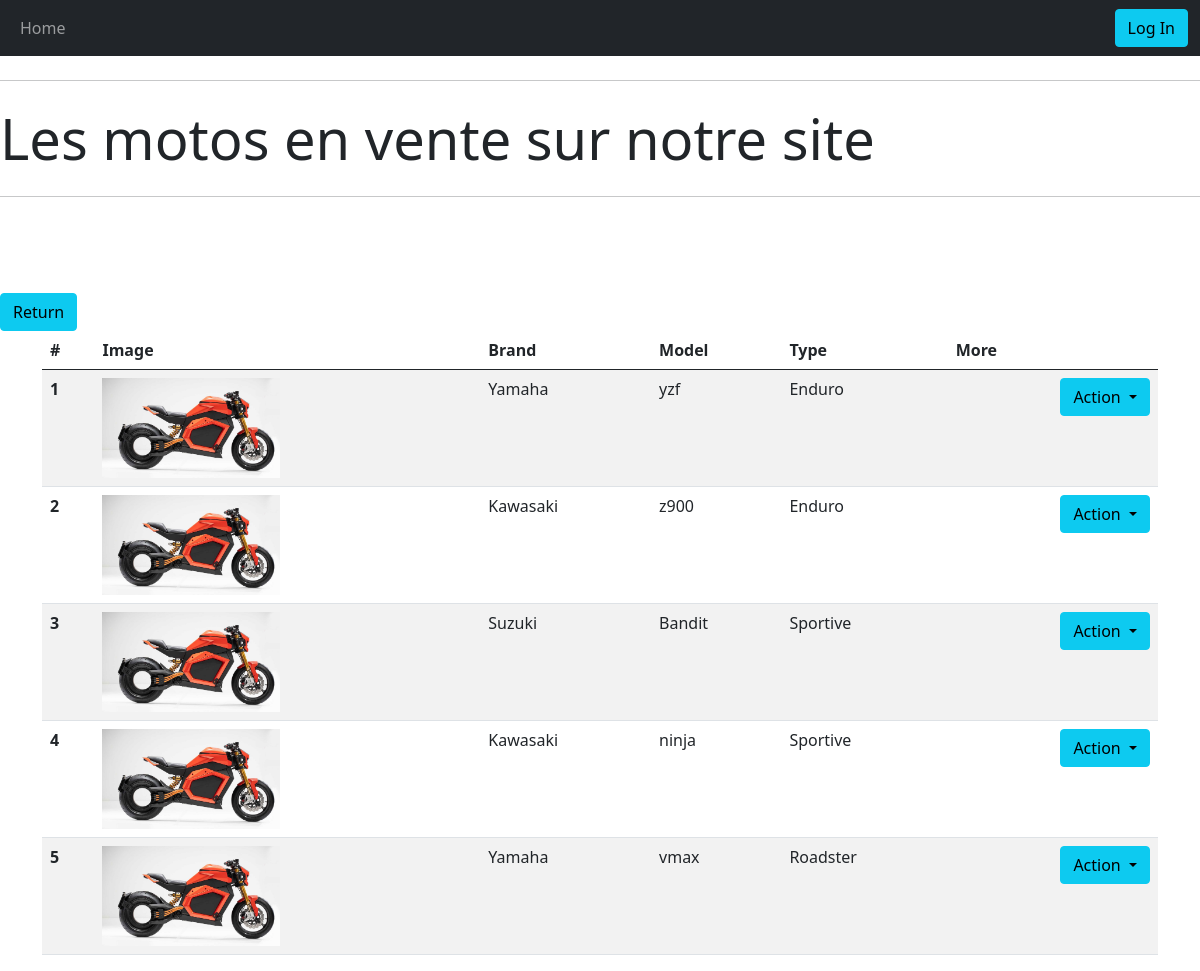
Screenshot of /index.php?controller=MotoController&action=orderByType with the database file from the repository.
### tables this page shows
CREATE TABLE IF NOT EXISTS `moto` (
  `id` int(11) NOT NULL AUTO_INCREMENT,
  `brand` varchar(255) NOT NULL,
  `model` varchar(255) NOT NULL,
  `type` int(11) NOT NULL,
  `image` varchar(255) NOT NULL,
  PRIMARY KEY (`id`)
);

CREATE TABLE IF NOT EXISTS `type` (
  `id` int(11) NOT NULL AUTO_INCREMENT,
  `name` varchar(255) NOT NULL,
  PRIMARY KEY (`id`)
);

### Controller/MotoController.php (called while the page is built, shortened)
<?php
class MotoController
{
    private $motoManager;
    public function __construct()
    {
        $this->motoManager = new MotoManager();
        $this->typeManager = new TypeManager();
    }
    public function orderByType()
    {
        $motos = $this->motoManager->getAllOrdered();
        require './View/orderPage.php';
    }
}
?>

### index.php (called while the page is built, shortened)
<?php
    require './include.php';
    if (isset($_SESSION['user'])) {
        $controllerToLoad = "AdminController";
        $functionToCall = "home";
    } else {
        $functionToCall = "homePage";
    }
    if(isset($_GET['action'])) {
        $functionToCall = $_GET['action'];
    }
    try {
        $controller = new $controllerToLoad();
        $controller->$functionToCall();
    } catch (Exception $error) {
        echo "Page introuvable: ".$error->getMessage();
    }
?>

### include.php (called while the page is built, shortened)
<?php
    spl_autoload_register(function ($fileName) {
        $directories = array(
            'Controller/',
            'Model/class/',
            'Model/manager/',
        );
        foreach($directories as $directory)
        {
            if(file_exists($directory.$fileName . '.php'))
            {
                return;
            }
        }
    });
?>

### Model/manager/DbConnection.php (called while the page is built, shortened)
<?php
     abstract class DbConnection
    {
        private $host = 'localhost';
        private $dbName = 'examphppoomoto';
        private $username = 'root';
        private $password = 'root';
        public function __construct()
        {
            try {
                $this->bdd = new PDO('mysql:host='.$this->host.'; dbname='. $this->dbName , $this->username, $this->password, [PDO::MYSQL_ATTR_INIT_COMMAND => 'SET NAMES utf8']);
            }
            catch(Exception $e) {
                die('Erreur '.$e->getMessage());
            }
        }
    }
?>

### Model/manager/MotoManager.php (called while the page is built, shortened)
<?php
    class MotoManager extends DbConnection
    {
        public function getAllOrdered()
        {
            $tableMotos = [];
            $query = $this->bdd->prepare('SELECT * FROM moto ORDER BY type');
            $query->execute();
            $results = $query->fetchAll();
            foreach ($results as $res) {
                $tableMotos[] = new Moto($res['brand'], $res['model'], $res['type'], $res['image'], $res['id']);
            }
            return $tableMotos;
        }
    }
?>

### Model/class/Moto.php (called while the page is built, shortened)
<?php
    class Moto
    {
        private $brand;
        private $model;
        private $type;
        private $image;
        public function __construct($brand, $model, $type, $image, $id = null)
        {
            $this->brand = $brand;
            $this->model = $model;
            $this->type = $type;
            $this->image = $image;
        }
        public function getBrand()
        {
            return $this->brand;
        }
        public function getModel()
        {
            return $this->model;
        }
        public function getType()
        {
            return $this->type;
        }
        public function getImage()
        {
            return $this->image;
        }
    }
?>

### Model/manager/TypeManager.php (called while the page is built, shortened)
<?php
    class TypeManager extends DbConnection
    {
        public function getOne($id)
        {
            $type = null;
            $query = $this->bdd->prepare('SELECT * FROM type WHERE id = :id');
            $query->execute([
                'id' => $id,
            ]);
            $res = $query->fetch();
            if ($res) {
                $type = new Type($res['name'], $res['id']);
            }
            return $type;
        }
    }
?>

### Model/class/Type.php (called while the page is built, shortened)
<?php
    class Type
    {
        private $name;
        public function __construct($name, $id = null)
        {
            $this->name = $name;
        }
        public function getName()
        {
            return $this->name;
        }
    }
?>

### View/orderPage.php (the view, shortened to what this page needs)
<html>
<head>
    <?php
        include './View/parts/head.php';
    ?>
</head>
<?php
    include './View/parts/navbar.php';
    include './View/parts/jumbotron.php';
?>
<body>
    <a class="btn btn-info right" href="./index.php?controller=MotoController&action=homePage">Return</a>
    <div class="container">
        <table class="table table-striped table-hover">
            <thead>
                <tr>
                    <th scope="col">#</th>
                    <th scope="col">Image</th>
                    <th scope="col">Brand</th>
                    <th scope="col">Model</th>
                    <th scope="col">Type</th>
                    <th scope="col">More</th>
                </tr>
            </thead>
            <tbody>
                <?php
                    foreach ($motos as $key => $moto) {
                        ?>
                            <tr>
                                <th scope="row"><?php echo($key+1) ?></th>
                                <td><img style="height: 100px;"
                                        src="<?php echo($moto->getImage()) ?>">
                                </td>
                                <td><?php echo($moto->getBrand()) ?></td>
                                <td><?php echo($moto->getModel()) ?></td>
                                <td><?php $type = $this->typeManager->getOne($moto->getType());
                                        echo($type->getName()); ?></td>
                                <td>
                                    <div class="btn-group float-end">
                                        <button type="button" class="btn btn-info dropdown-toggle" data-bs-toggle="dropdown"
                                            aria-expanded="false">
                                            Action
                                        </button>
                                    </div>
                                </td>
                            </tr>
                        <?php
                    }
                ?>
            </tbody>
        </table>
    </div>
</body>
</html>

### rows the page displays
moto: image (picture), brand "Yamaha", model "yzf", type.name "Enduro"
moto: image (picture), brand "Kawasaki", model "z900", type.name "Enduro"
moto: image (picture), brand "Suzuki", model "Bandit", type.name "Sportive"
moto: image (picture), brand "Kawasaki", model "ninja", type.name "Sportive"
moto: image (picture), brand "Yamaha", model "vmax", type.name "Roadster"
